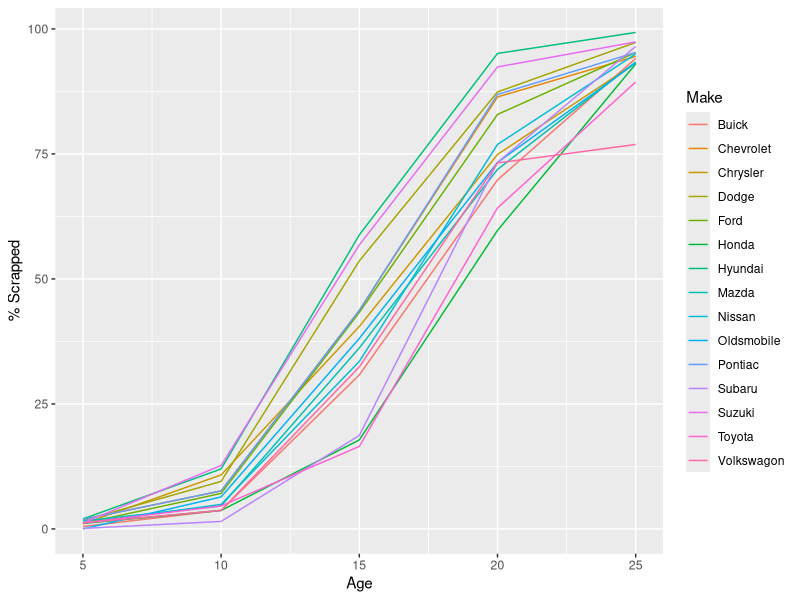
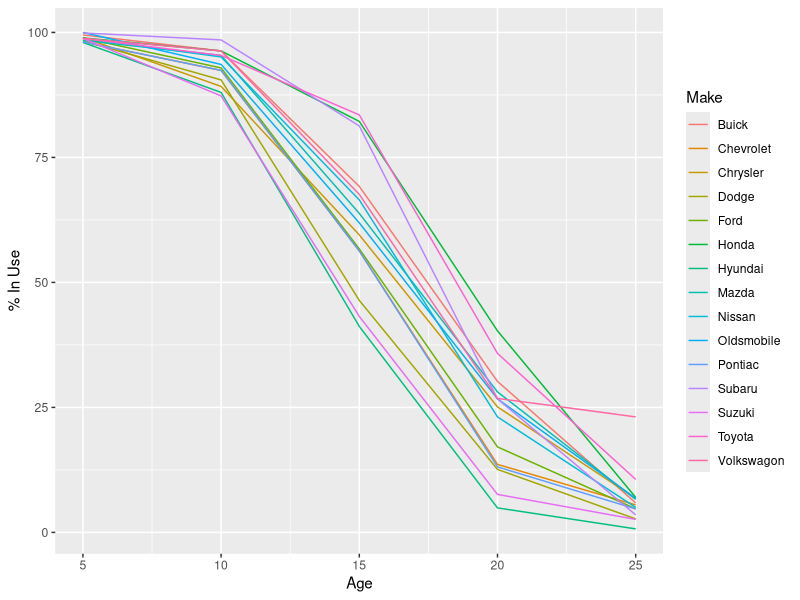
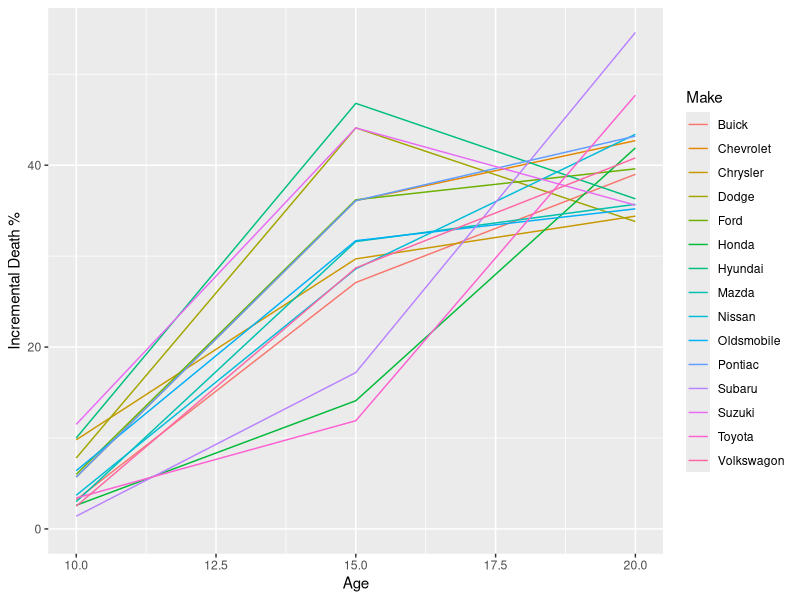
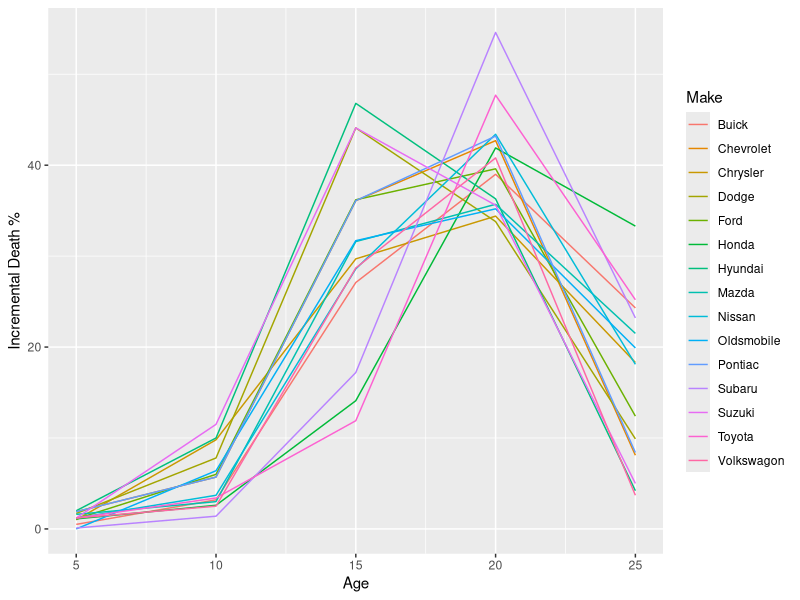
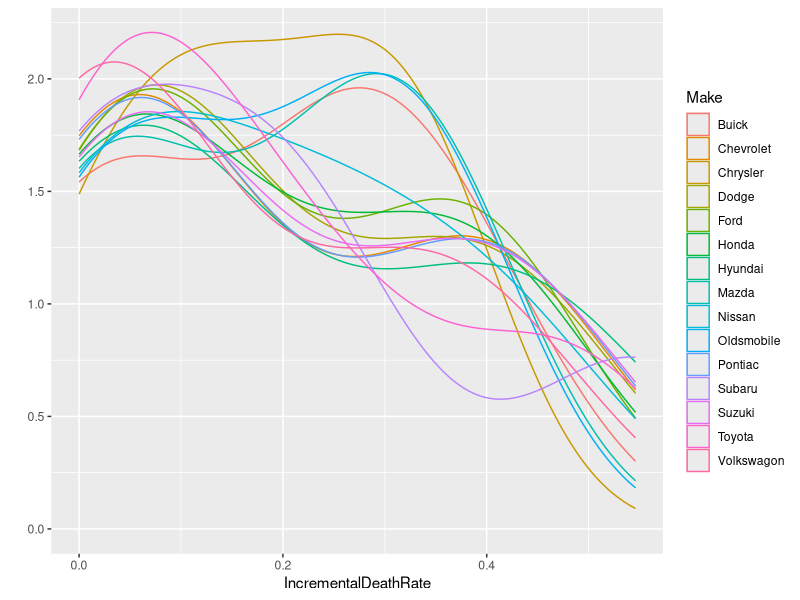
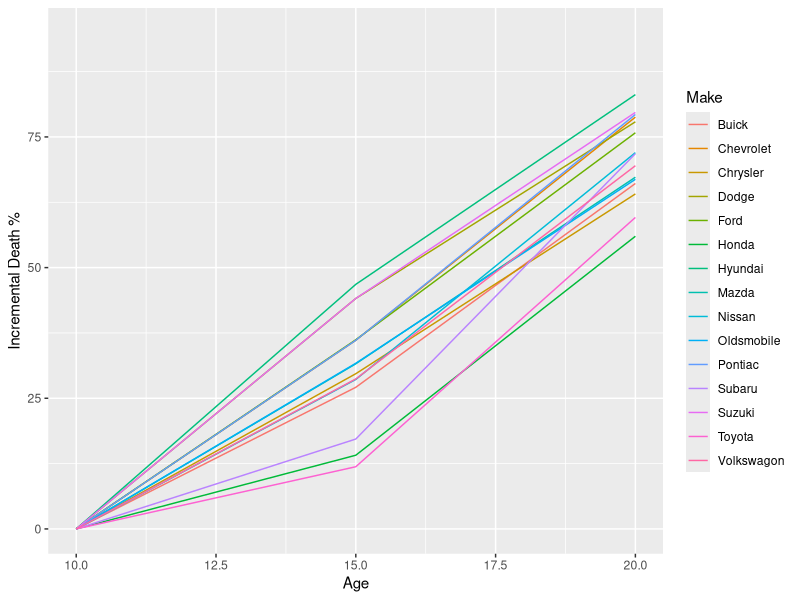
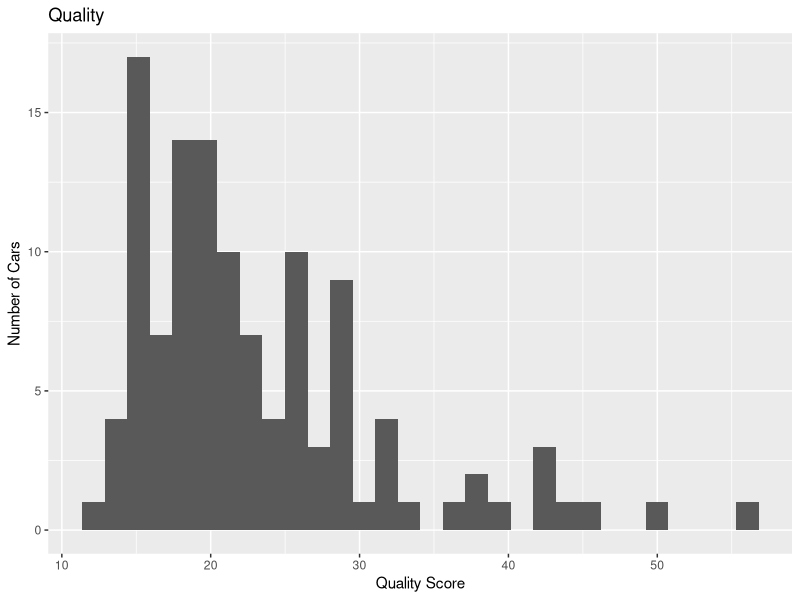
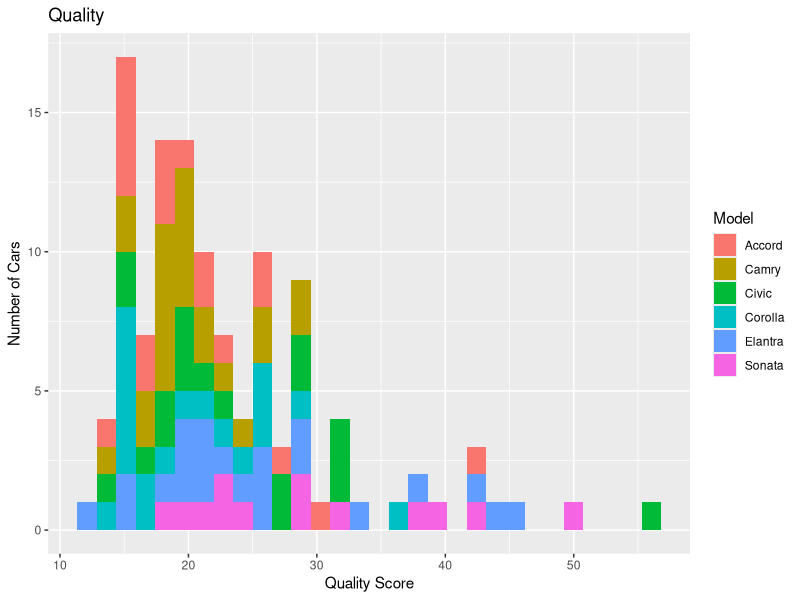

These figures' R source, in order:
getwd()
setwd("/Users/devnambi/Dropbox/Notes/Hobbies/Used Car For Sheila/")
dir()

cars.df <- read.csv("Preferences.csv")
head(cars.df)
summary(cars.df)
names(cars.df)

cars.df$CombinedScoreAsc <- (1.0 / cars.df$CombinedScore)*10.0
cars.df$PriceToScoreAsc <- (1.0 / cars.df$PriceToScore)*10

lifetime.df <- read.csv("110 - Car Survival Rates.csv")
names(lifetime.df)

lifetime2.df <- read.csv("110 - Car Survival Rates Incremental.csv")
names(lifetime2.df)

library(stats)
library(ggplot2)

qplot(data=lifetime.df, x=Age, y=DeathRate*100.0, color=Make, geom="line", ylab="% Scrapped")
ggsave("death_vs_age_full.png")
ggsave("death_vs_age_half.png", scale=0.5)

qplot(data=lifetime.df, x=Age, y=SurvivalRate*100.0, color=Make, geom="line", ylab="% In Use")
ggsave("life_vs_age_full.png")
ggsave("life_vs_age_half.png", scale=0.5)


qplot(data=lifetime.df, x=Age, y=IncrementalDeathRate*100.0, color=Make, geom="line", ylab="Incremental Death %", xlim=c(10,20))
ggsave("incr_death_vs_age_full.png")
ggsave("incr_death_vs_age_half.png", scale=0.5)

#same graph, but adjusted to see if the data is normal
qplot(data=lifetime.df, x=Age, y=IncrementalDeathRate*100.0, color=Make, geom="line", ylab="Incremental Death %")
qplot(data=lifetime.df, x=IncrementalDeathRate, geom="density", color=Make, ylab="")

qplot(data=lifetime2.df, x=Age, y=X10YearAdjDeathRate*100.0, color=Make, geom="line", ylab="Incremental Death %", xlim=c(10,20))
ggsave("death_vs_age_10_full.png")
ggsave("death_vs_age_10_half.png", scale=0.5)



#look at the cars.df data
qplot(data=cars.df, x=CombinedScoreAsc, geom="histogram", xlab="Quality Score",ylab="Number of Cars",main="Quality")
qplot(data=cars.df, x=CombinedScoreAsc, geom="histogram", xlab="Quality Score",ylab="Number of Cars",main="Quality", fill=Model)
ggsave("quality_histogram_full.png")
ggsave("quality_histogram_half.png", scale=0.5)



qplot(data=cars.df, x=CombinedScoreAsc, y=Price, geom="point", size=PriceToScoreAsc, color=PriceToScoreAsc
      , xlab="Quality Score",ylab="Price",main="Quality vs Price") +
  theme(legend.position = "none") 
ggsave("quality_vs_price_full.png")
ggsave("quality_vs_price_half.png", scale=0.5)

qplot(data=cars.df, x=CombinedScoreAsc, y=Price, geom=c("point","smooth"), method="lm"
      , xlab="Quality Score",ylab="Price",main="Quality vs Price")
ggsave("quality_vs_price_lm_full.png")
ggsave("quality_vs_price_lm_half.png", scale=0.5)

qplot(data=cars.df, x=CombinedScoreAsc, y=Price, color=PriceToScore
      , xlab="Quality Score",ylab="Price",main="Quality vs Price")+theme_bw()
#

qplot(data=cars.df, x=Price, y=PriceToScoreAsc, xlab="Price", ylab="Value Score", main="Price vs Value")
#there are some good deals in the middle. But near the top end the deals go down. 

qplot(data=cars.df, x=CombinedScoreAsc, geom="density", xlab="Quality Score", ylab="", main="Quality Score distribution")
#long tail to the right. 
# Most cars are junk at this quality.

qplot(data=cars.df, x=PriceToScoreAsc, geom="density", xlab="Value Score", ylab="", main="Value Score distribution")
#long tail to the right
#this is looking like more of a normal distribution
#however, there are still some outliers. Those are the great finds.